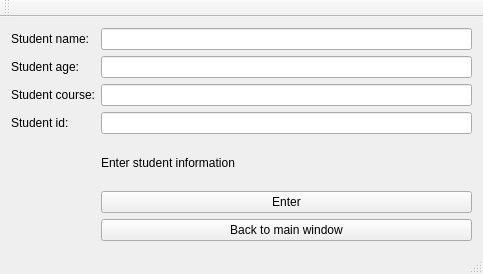
<?xml version="1.0" encoding="UTF-8"?>
<ui version="4.0">
 <class>addStudentWindowClass</class>
 <widget class="QMainWindow" name="addStudentWindowClass">
  <property name="geometry">
   <rect>
    <x>0</x>
    <y>0</y>
    <width>483</width>
    <height>274</height>
   </rect>
  </property>
  <property name="windowTitle">
   <string>Add Student Window</string>
  </property>
  <widget class="QWidget" name="centralWidget">
   <layout class="QGridLayout" name="gridLayout">
    <item row="0" column="0">
     <widget class="QLabel" name="label">
      <property name="text">
       <string>Student name:</string>
      </property>
     </widget>
    </item>
    <item row="0" column="1">
     <widget class="QLineEdit" name="studentName"/>
    </item>
    <item row="1" column="0">
     <widget class="QLabel" name="label_2">
      <property name="text">
       <string>Student age:</string>
      </property>
     </widget>
    </item>
    <item row="1" column="1">
     <widget class="QLineEdit" name="studentAge"/>
    </item>
    <item row="2" column="0">
     <widget class="QLabel" name="label_3">
      <property name="text">
       <string>Student course:</string>
      </property>
     </widget>
    </item>
    <item row="2" column="1">
     <widget class="QLineEdit" name="studentCourse"/>
    </item>
    <item row="3" column="0">
     <widget class="QLabel" name="label_4">
      <property name="text">
       <string>Student id:</string>
      </property>
     </widget>
    </item>
    <item row="3" column="1">
     <widget class="QLineEdit" name="studentId"/>
    </item>
    <item row="4" column="1">
     <widget class="QLabel" name="info">
      <property name="text">
       <string>Enter student information</string>
      </property>
     </widget>
    </item>
    <item row="5" column="1">
     <widget class="QPushButton" name="checkStudentInfo">
      <property name="text">
       <string>Enter</string>
      </property>
     </widget>
    </item>
    <item row="6" column="1">
     <widget class="QPushButton" name="mainWindow">
      <property name="text">
       <string>Back to main window</string>
      </property>
     </widget>
    </item>
   </layout>
  </widget>
  <widget class="QMenuBar" name="menuBar">
   <property name="geometry">
    <rect>
     <x>0</x>
     <y>0</y>
     <width>483</width>
     <height>21</height>
    </rect>
   </property>
  </widget>
  <widget class="QToolBar" name="mainToolBar">
   <attribute name="toolBarArea">
    <enum>TopToolBarArea</enum>
   </attribute>
   <attribute name="toolBarBreak">
    <bool>false</bool>
   </attribute>
  </widget>
  <widget class="QStatusBar" name="statusBar"/>
 </widget>
 <layoutdefault spacing="6" margin="11"/>
 <resources/>
 <connections/>
</ui>
